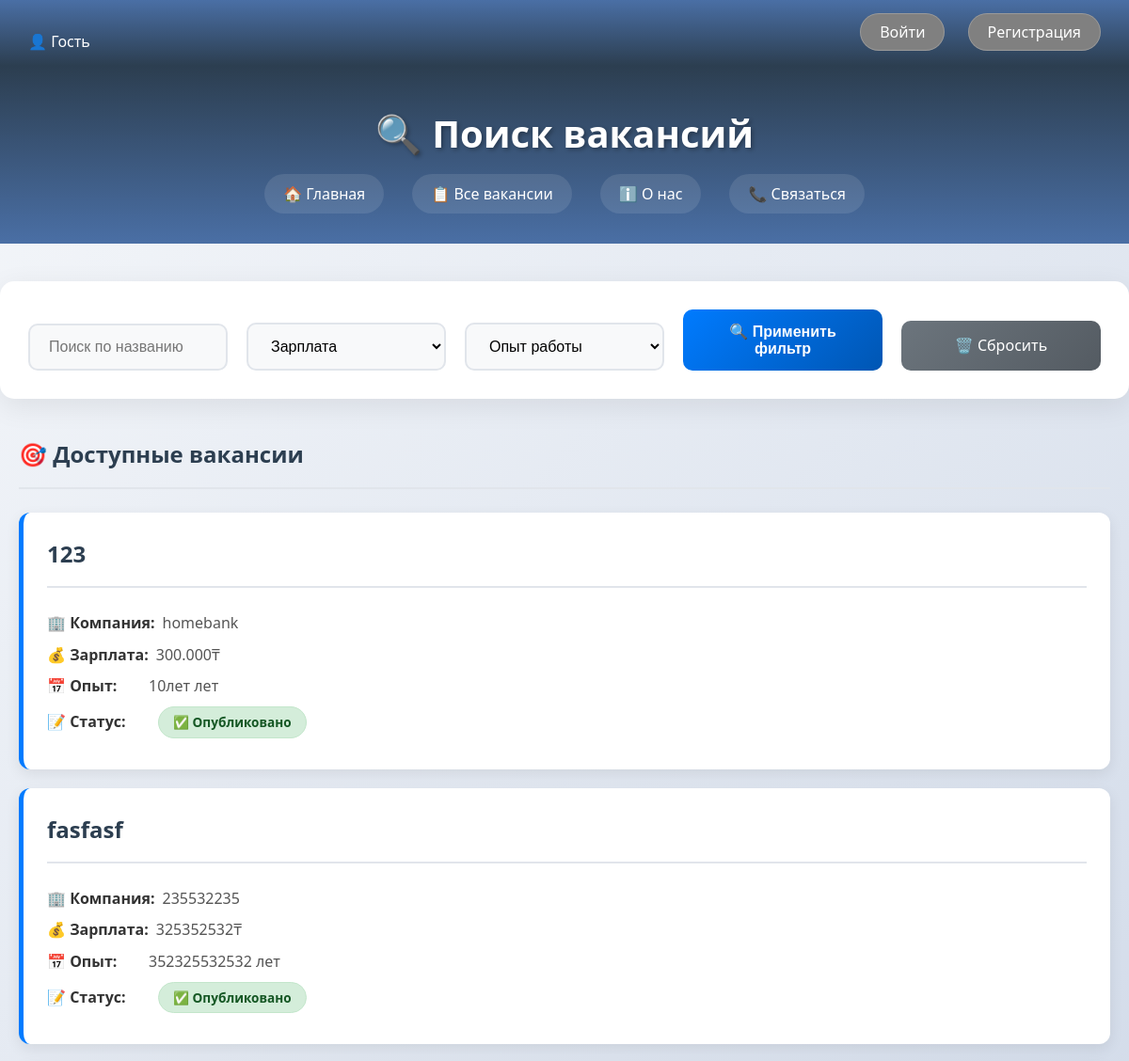
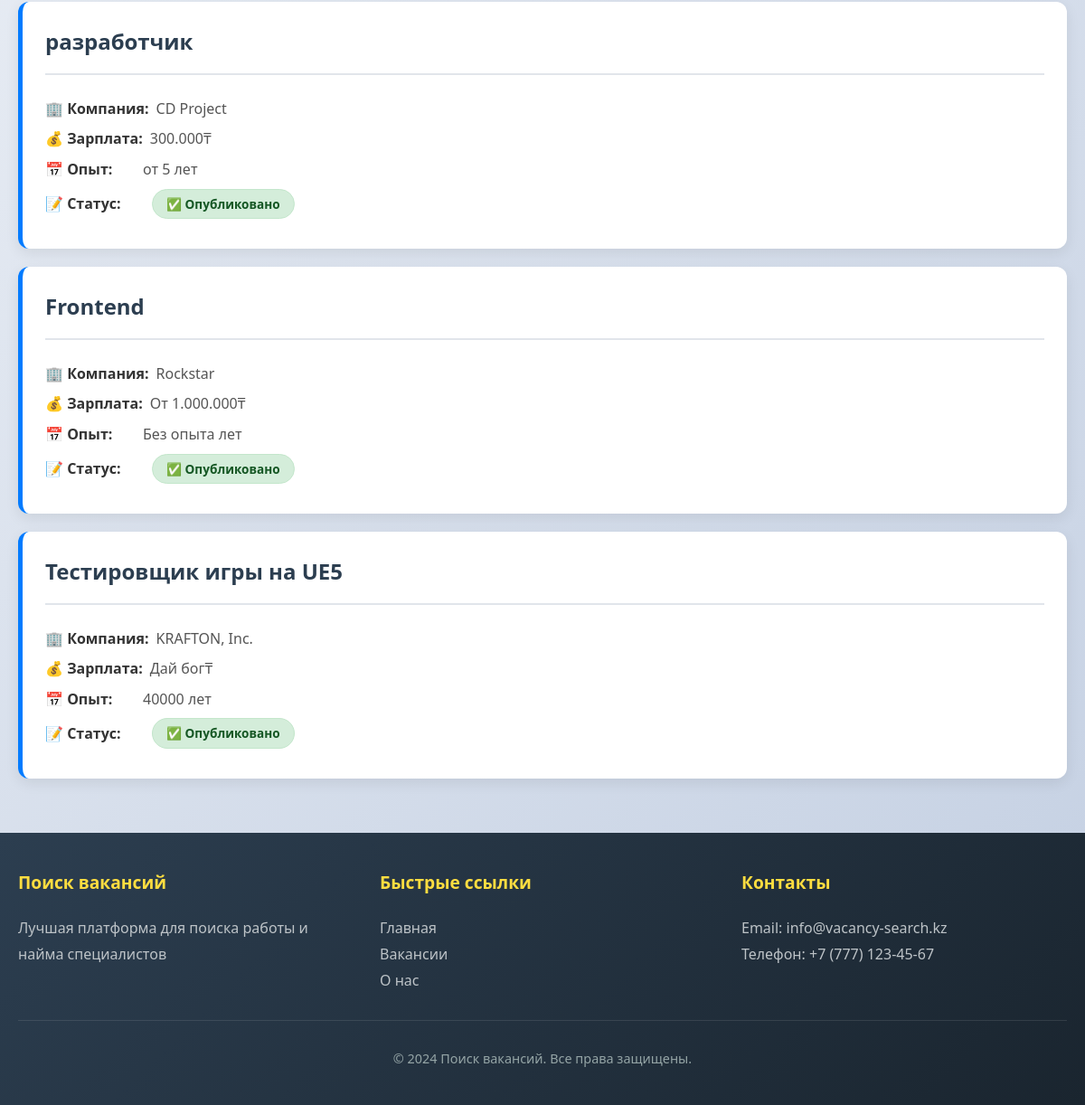
The page / on the database its author committed (2 pictures, top to bottom).
### blog/models.py (models this page shows, shortened)
class Vacancy(models.Model):
    STATUS_CHOICES = [
        ('moderation', 'На модерации'),
        ('published', 'Опубликовано'),
        ('rejected', 'Отклонено'),
    ]
    author = models.ForeignKey(
        User,
        on_delete=models.CASCADE,
        verbose_name="Автор",
        related_name='vacancies',
        null=True,
        blank=True
    )
    title = models.CharField(max_length=255, verbose_name="Название")
    description = models.TextField(verbose_name="Описание")
    company = models.CharField(max_length=255, verbose_name="Компания")
    location = models.CharField(max_length=255, verbose_name="Местоположение", default="")
    status = models.CharField(max_length=20, choices=STATUS_CHOICES, default='moderation', verbose_name="Статус")
    salary = models.CharField(max_length=100, verbose_name="Зарплата", blank=True, null=True)
    experience = models.CharField(max_length=100, verbose_name="Опыт работы", blank=True, null=True)
    created_at = models.DateTimeField(auto_now_add=True, verbose_name="Дата создания")
    updated_at = models.DateTimeField(auto_now=True, verbose_name="Дата обновления")
    class Meta:
        verbose_name = "Вакансия"
        verbose_name_plural = "Вакансии"
    class Meta:
        verbose_name = "Вакансия"
        verbose_name_plural = "Вакансии"
        ordering = ['-created_at']

### blog/views.py (the view)
# urls.py: path('', views.home_page, name='home_page'),
def home_page(request):
    vacancies = Vacancy.objects.filter(status='published')
    selected_salary = request.GET.get('salary')
    selected_experience = request.GET.get('experience')
    if selected_salary:
        vacancies = vacancies.filter(salary=selected_salary)
    if selected_experience:
        vacancies = vacancies.filter(experience=selected_experience)
    salaries = Vacancy.objects.values_list('salary', flat=True).distinct().order_by('salary')
    experiences = Vacancy.objects.values_list('experience', flat=True).distinct().order_by('experience')
    context = {
        'vacancies': vacancies,
        'salaries': salaries,
        'experiences': experiences,
        'selected_salary': selected_salary,
        'selected_experience': selected_experience,
    }
    return render(request, 'home.html', context)

### blog/templates/home.html (shortened to what this page needs)
{% extends 'base.html' %}
{% load static %}
{% block content %}
<section class="search-filter">
    <form method="GET" action="{% url 'home_page' %}">
        <input type="text" name="search" placeholder="Поиск по названию" value="{{ request.GET.search }}">
        <select name="salary">
            <option value="">Зарплата</option>
        </select>
        <select name="experience">
            <option value="">Опыт работы</option>
        </select>
        <button type="submit">🔍 Применить фильтр</button>
        <a href="{% url 'home_page' %}" class="button-clear">🗑️ Сбросить</a>
    </form>
</section>
<section class="vacancies">
    <h2>🎯 Доступные вакансии</h2>
    {% for vacancy in vacancies %}
        <div class="vacancy">
            <h2><a href="{% url 'vacancy_detail' vacancy.pk %}">{{ vacancy.title }}</a></h2>
            <p><strong>🏢 Компания:</strong> {{ vacancy.company }}</p>
            <p><strong>💰 Зарплата:</strong> {{ vacancy.salary }}₸</p>
            <p><strong>📅 Опыт:</strong> {{ vacancy.experience }} лет</p>
            <p><strong>📝 Статус:</strong>
                {% if vacancy.status == 'published' %}
                    <span class="status status-published">✅ Опубликовано</span>
                {% elif vacancy.status == 'moderation' %}
                    <span class="status status-moderation">⏳ На модерации</span>
                {% else %}
                    <span class="status status-rejected">❌ Отклонено</span>
                {% endif %}
            </p>
        </div>
    {% endfor %}
</section>
{% endblock %}

### blog/static/css/style.css (style rules this page uses)
* { margin: 0; padding: 0; box-sizing: border-box; }
body { font-family: 'Segoe UI', Arial, sans-serif; line-height: 1.6; color: #333; background: linear-gradient(135deg, #f5f7fa 0%, #c3cfe2 100%); min-height: 100vh; }
.search-filter { max-width: 1200px; margin: 40px auto; padding: 30px; background: white; border-radius: 15px; box-shadow: 0 8px 30px rgba(0, 0, 0, 0.08); }
.search-filter form { display: grid; grid-template-columns: repeat(auto-fit, minmax(200px, 1fr)); gap: 20px; align-items: end; }
.search-filter input, .search-filter select { padding: 14px 20px; border: 2px solid #e1e5eb; border-radius: 10px; font-size: 16px; transition: all 0.3s ease; background: #f8f9fa; }
.search-filter button { padding: 14px 30px; background: linear-gradient(135deg, #007bff, #0056b3); color: white; border: none; border-radius: 10px; cursor: pointer; font-size: 16px; font-weight: 600; transition: all 0.3s ease; display: flex; align-items: center; justify-content: center; gap: 10px; }
.button-clear { padding: 14px 30px; background: linear-gradient(135deg, #6c757d, #545b62); color: white; border: none; border-radius: 10px; text-decoration: none; display: inline-block; text-align: center; transition: all 0.3s ease; }
.vacancies { max-width: 1200px; margin: 40px auto; padding: 0 20px; }
.vacancies h2 { color: #2c3e50; margin-bottom: 25px; padding-bottom: 15px; border-bottom: 2px solid #e1e5eb; display: flex; align-items: center; gap: 10px; }
.vacancy { background: white; padding: 25px; margin: 20px 0; border-radius: 12px; box-shadow: 0 5px 15px rgba(0, 0, 0, 0.08); border-left: 5px solid #007bff; transition: all 0.3s; }
.vacancy h2 a { color: #2c3e50; text-decoration: none; font-size: 1.5rem; transition: color 0.3s ease; }
.vacancy p { margin: 8px 0; color: #555; display: flex; align-items: center; gap: 8px; }
.vacancy strong { color: #333; min-width: 100px; display: inline-block; }
.status { display: inline-block; padding: 5px 15px; border-radius: 20px; font-size: 0.85rem; font-weight: 600; margin-left: 10px; }
.status-published { background: #d4edda; color: #155724; }
.vacancy { animation: fadeIn 0.5s ease-out forwards; }
.status-published { background: #d4edda; color: #155724; border: 1px solid #c3e6cb; }

### rows shown on the page
Vacancy: title "123", company "homebank", salary "300.000", experience "10лет", status "✅ Опубликовано"
Vacancy: title "fasfasf", company "235532235", salary "325352532", experience "352325532532", status "✅ Опубликовано"
Vacancy: title "разработчик", company "CD Project", salary "300.000", experience "от 5", status "✅ Опубликовано"
Vacancy: title "Frontend", company "Rockstar", salary "От 1.000.000", experience "Без опыта", status "✅ Опубликовано"
Vacancy: title "Тестировщик игры на UE5", company "KRAFTON, Inc.", salary "Дай бог", experience "40000", status "✅ Опубликовано"
